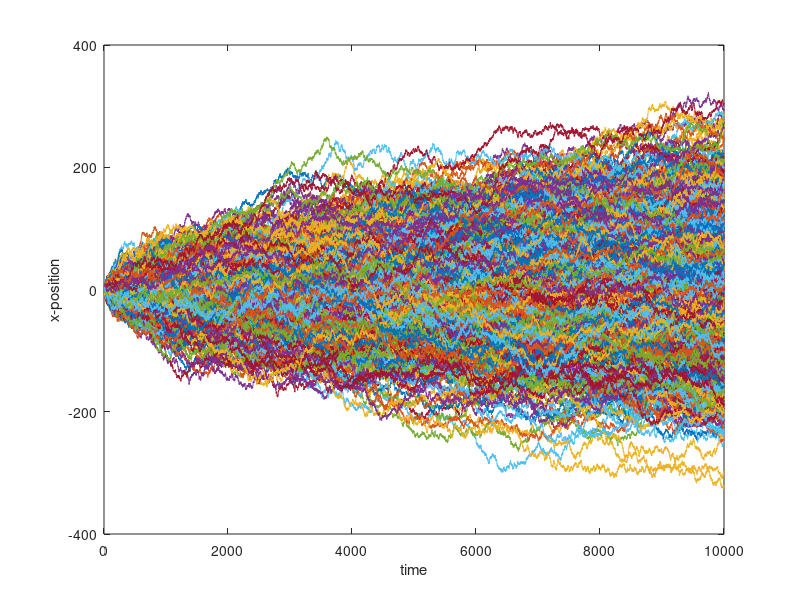

This chart was generated by the following MATLAB code: (Note: this script raises an error after producing the figure.)
%% Random walk 
% 2024.02.25
% Ju Song
% KENTECH

% Contents
% (1) Config 
% (2) 2D Random walk (to visualize)
% (3) 1D Random walk (to analyze)

clear; clc; close all
%% Config
dx = 1;
dt = 1;

N = 10^3; % number of random walkers
t_end = 10000; % time period to simulate
t_vec = 0:dt:t_end;
M = length(t_vec);


%% 1D Random walk

% initialize
x_mat = zeros(N,M);

% random walks
% time step loop
for m = 1:M
    
    % generate random walk for N particles
    dx_now = dx*(2*unidrnd(2,N,1)-3);
    
    % calculate position
    if m ==1
       x_mat(:,m) = zeros(N,1);
    else
        x_mat(:,m) = x_mat(:,m-1) + dx_now;
    end
end


% analyze: average distance
figure(5)
plot(t_vec,x_mat)
xlabel('time')
ylabel('x-position')


figure(6)
% histogram
histogram(x_mat(:,1),'Normalization','pdf'); hold on
histogram(x_mat(:,2000),'Normalization','pdf')
histogram(x_mat(:,3000),'Normalization','pdf')
histogram(x_mat(:,5000),'Normalization','pdf')
histogram(x_mat(:,10000),'Normalization','pdf')

ylim([0 0.02])

d_mat = sqrt(x_mat.^2);
d_avg = mean(d_mat,1);
figure(7) 
plot(t_vec,d_avg)
xlabel('time')
ylabel('avg distance')

figure(8) 
plot(t_vec.^0.5,d_avg)
xlabel('time^{0.5}')
ylabel('avg distance')

